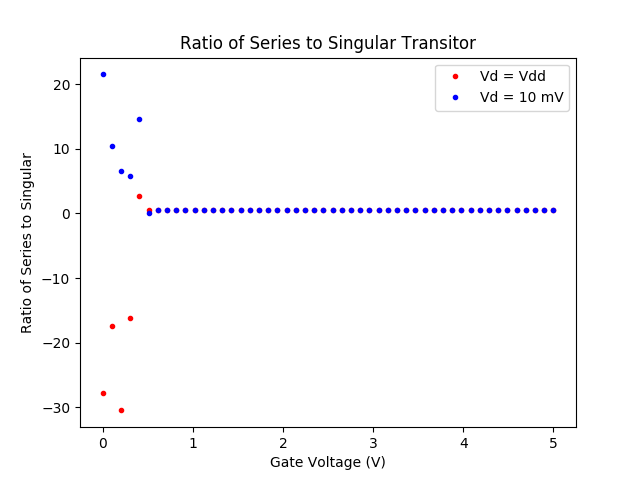

Reproduce this figure in Python.
# -*- coding: utf-8 -*-

import numpy as np
from scipy import stats
import matplotlib.pyplot as plt
from exp2vdd import Iraw2, VdRaw2, Iraw3, VdRaw3
from exp2_10mv import Iraw_10_2, VdRaw_10_2, Iraw_10_3, VdRaw_10_3

Iraw2 = np.array(Iraw2)
Iraw3 = np.array(Iraw3)

Iraw_10_2 = np.array(Iraw_10_2)
Iraw_10_3 = np.array(Iraw_10_3)

ratios = Iraw2 / Iraw3
ratios2 = Iraw_10_2 / Iraw_10_3



if __name__ == '__main__':

    # Setting up plot
    title = "Ratio of Series to Singular Transitor"
    yLabel = "Ratio of Series to Singular"
    xLabel = "Gate Voltage (V)"

    # Plotting Data

    Data1 = plt.plot(VdRaw2, ratios, 'ro', markersize=3, label="Vd = Vdd")
    Data1 = plt.plot(VdRaw_10_2, ratios2, 'bo', markersize=3, label="Vd = 10 mV")

    plt.xlabel(xLabel)
    plt.ylabel(yLabel)
    plt.title(title)
    plt.legend()
    plt.savefig('series_ratios.png', format='png')

    plt.show()
